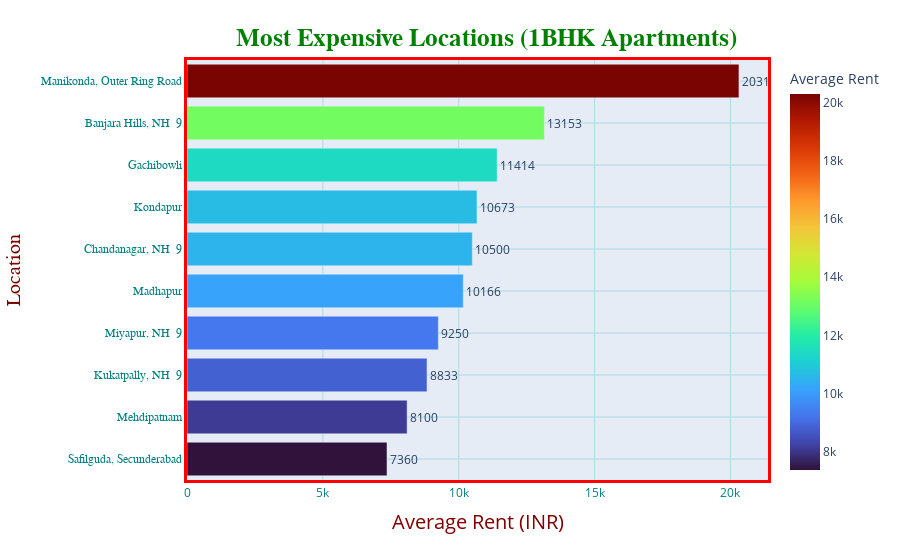

Notebook code for this chart:
### Code cell
filt = (df['property_type']=='Apartment') & (df['bedrooms']==1.0)
df1 = df.loc[filt]

loc_grp = df1.groupby('locality')
df1['loc_count'] = loc_grp['locality'].transform('count')

df1 = df1[df1['loc_count']>=5]
loc_grp = df1.groupby('locality')
loc_rents = loc_grp['price'].mean()
loc_rents = dict(loc_rents)

list1 = list(loc_rents.keys())
list2 = list(loc_rents.values())
list2 = [int(i) for i in list2]

loc_df = pd.DataFrame(list(zip(list1,list2)), columns=['locality','average_rent'])
loc_df.sort_values(by='average_rent',ascending=False,inplace=True)

fig = px.bar(loc_df[0:20],y='locality', x='average_rent', text='average_rent',orientation='h',
            labels={'average_rent':'Average Rent'}, color='average_rent', color_continuous_scale = 'Turbo') 

fig.update_traces(textposition='outside')
fig.update_layout(title_text="<b>Most Expensive Locations (1BHK Apartments)</b>",
                 title_font_size=25,
                 title_font_color='green',
                 title_font_family='Titillium Web',
                 title_x=0.54,
                 title_y=0.95,
                 title_xanchor='center',
                 title_yanchor='top',
                 yaxis={'categoryorder':'total ascending'}
                 )

fig.update_xaxes(
        color='teal',
        title_text='Average Rent (INR)',
        title_font_family='Open Sans',
        title_font_size=20,
        title_font_color='maroon',
        title_standoff = 15,
        gridcolor='lightblue',
        tickmode='auto',
        linecolor='red',
        linewidth=3,
        mirror=True)

fig.update_yaxes(
        color='Teal',
        title_text='Location',
        title_font_family='Droid Sans',
        title_font_size=20,
        title_font_color='maroon',
        title_standoff = 15,
        tickfont_family='Arial',
        nticks = 20,
        gridcolor='lightblue',
        linecolor='red',
        linewidth=3,
        mirror = True)

### Figure 1 — Plotly figure (JSON) as saved in the notebook; plotly's stock layout.template omitted (floating-point values rounded to 4 significant figures)
{"data": [{"alignmentgroup": "True", "hovertemplate": "Average Rent=%{marker.color}<br>locality=%{y}<extra></extra>", "legendgroup": "", "marker": {"color": [20312, 13153, 11414, 10673, 10500, 10166, 9250, 8833, 8100, 7360], "coloraxis": "coloraxis", "pattern": {"shape": ""}}, "name": "", "offsetgroup": "", "orientation": "h", "showlegend": false, "text": ["20312", "13153", "11414", "10673", "10500", "10166", "9250", "8833", "8100", "7360"], "textposition": "outside", "type": "bar", "x": [20312, 13153, 11414, 10673, 10500, 10166, 9250, 8833, 8100, 7360], "xaxis": "x", "y": ["Manikonda, Outer Ring Road", "Banjara Hills, NH  9", "Gachibowli", "Kondapur", "Chandanagar, NH  9", "Madhapur", "Miyapur, NH  9", "Kukatpally, NH  9", "Mehdipatnam", "Safilguda, Secunderabad"], "yaxis": "y"}], "layout": {"barmode": "relative", "coloraxis": {"colorbar": {"title": {"text": "Average Rent"}}, "colorscale": [[0, "#30123b"], [0.07143, "#4145ab"], [0.1429, "#4675ed"], [0.2143, "#39a2fc"], [0.2857, "#1bcfd4"], [0.3571, "#24eca6"], [0.4286, "#61fc6c"], [0.5, "#a4fc3b"], [0.5714, "#d1e834"], [0.6429, "#f3c63a"], [0.7143, "#fe9b2d"], [0.7857, "#f36315"], [0.8571, "#d93806"], [0.9286, "#b11901"], [1, "#7a0402"]]}, "legend": {"tracegroupgap": 0}, "margin": {"t": 60}, "title": {"font": {"color": "green", "family": "Titillium Web", "size": 25}, "text": "<b>Most Expensive Locations (1BHK Apartments)</b>", "x": 0.54, "xanchor": "center", "y": 0.95, "yanchor": "top"}, "xaxis": {"anchor": "y", "color": "teal", "domain": [0, 1], "gridcolor": "lightblue", "linecolor": "red", "linewidth": 3, "mirror": true, "tickmode": "auto", "title": {"font": {"color": "maroon", "family": "Open Sans", "size": 20}, "standoff": 15, "text": "Average Rent (INR)"}}, "yaxis": {"anchor": "x", "categoryorder": "total ascending", "color": "Teal", "domain": [0, 1], "gridcolor": "lightblue", "linecolor": "red", "linewidth": 3, "mirror": true, "nticks": 20, "tickfont": {"family": "Arial"}, "title": {"font": {"color": "maroon", "family": "Droid Sans", "size": 20}, "standoff": 15, "text": "Location"}}}}
